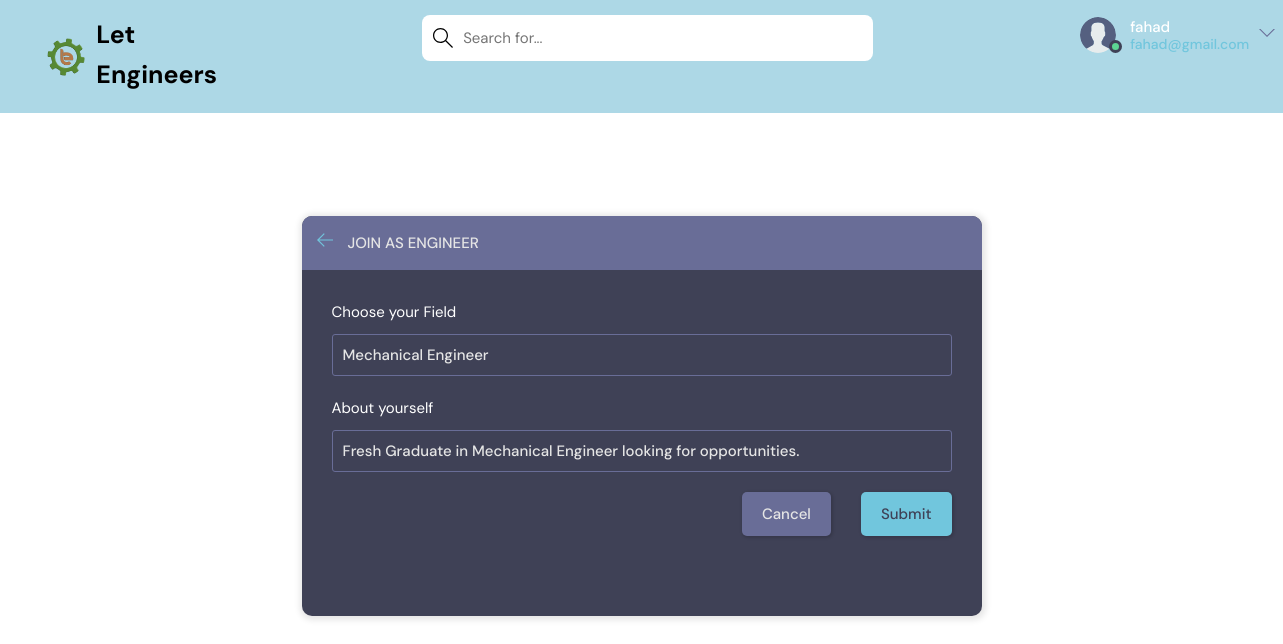
The app's page /update-room/3/ (signed in) with its own data.
### app1/models.py (models this page shows, shortened)
class Room(models.Model):
    host =  models.ForeignKey(User, on_delete=models.SET_NULL, null=True)
    topic = models.ForeignKey(Topic, on_delete=models.SET_NULL, null=True)
    name = models.CharField(max_length=200)
    description = models.TextField(null=True, blank=True)
    participants = models.ManyToManyField(User, related_name='participants', blank=True)
    updated =models.DateTimeField(auto_now=True)
    created = models.DateTimeField(auto_now_add=True)
    class Meta:
        ordering = ['-updated', '-created']

class Topic(models.Model):
    name = models.CharField(max_length=200)

### app1/views.py (the view, shortened to what this page needs)
# urls.py: path('update-room/<str:pk>/', views.updateRoom, name="update-room"),
@login_required(login_url='index')
def updateRoom(request, pk):
    room = Room.objects.get(id=pk)
    form = RoomForm(instance=room)
    topics = Topic.objects.all()
    if request.user != room.host:
        return HttpResponse('You are not allowed here!!')
    context = {'form': form, 'topics': topics, 'room': room}
    return render(request, 'home_pages/room_form.html', context)

### app1/forms.py
class RoomForm(ModelForm):
    class Meta:
        model = Room
        fields = '__all__'
        exclude = ['host', 'participants']

### app1/templates/home_pages/room_form.html (shortened to what this page needs)
{% extends 'home_pages/main.html' %}
{% block content %}
<main class="create-room layout">
    <div class="container">
      <div class="layout__box">
        <div class="layout__boxHeader">
          <div class="layout__boxTitle">
            <a href="{% url 'home' %}">
              <svg version="1.1" xmlns="http://www.w3.org/2000/svg" width="32" height="32" viewBox="0 0 32 32">
                <title>arrow-left</title>
                <path
                  d="M13.723 2.286l-13.723 13.714 13.719 13.714 1.616-1.611-10.96-10.96h27.625v-2.286h-27.625l10.965-10.965-1.616-1.607z">
                </path>
              </svg>
            </a>
            <h3>Join as Engineer</h3>
          </div>
        </div>
        <div class="layout__body">
          <form class="form" action="" method = "POST">
            <div class="form__group">
              <label for="room_topic">Choose your Field</label>
              <input required type="text" placeholder="Select one field" value="{{room.topic.name}}" name="topic" list="topic-list" />
            </div>
            <div class="form__group">
              <label for="room_name">About yourself</label>
              {{form.name}}
            </div>
            <div class="form__action">
              <a class="btn btn--dark" href="{% url 'home' %}">Cancel</a>
              <button class="btn btn--main" type="submit">Submit</button>
            </div>
          </form>
        </div>
      </div>
    </div>
  </main>
  {% endblock content %}

### app1/templates/home_pages/navbar.html (shortened to what this page needs)
{% load static %}
<!DOCTYPE html>
<html lang="en">
<head>
  <link rel="stylesheet" href="{% static 'home_pages/css/navbar.css' %}" />
</head>
<body>
  <header class="header header--loggedIn">
    <div class="container">
      <a href="{% url 'index' %}" class="header__logo">
        <img src="{% static 'images/icons/favicon.png' %}" />
        <h1>Let Engineers</h1>
      </a>
      <form class="header__search"method="GET" action="{% url 'home' %}" >
        <label>
          <input name="q" placeholder="Search for..." />
        </label>
      </form>
      <nav class="header__menu">
        {% if request.user.is_authenticated %}
        <div class="header__user">
          <a href="#">
            <div class="avatar avatar--medium active">
              <img src="{% static 'images/avatar.svg' %}" />
            </div>
            <p>{{request.user.username}}<span>{{request.user.email}}</span></p>
          </a>
          <button class="dropdown-button">
            <svg version="1.1" xmlns="http://www.w3.org/2000/svg" width="32" height="32" viewBox="0 0 32 32">
              <title>chevron-down</title>
              <path d="M16 21l-13-13h-3l16 16 16-16h-3l-13 13z"></path>
            </svg>
          </button>
        </div>
        {% else %}
        <a href="{% url 'login' %}">
          <img src="{% static 'images/avatar.svg' %}" />
          <p>Login</p>
        </a>
        {% endif %}
      </nav>
    </div>
  </header>
</body>
</html>

### static/home_pages/css/style.css (style rules this page uses)
:root { --color-main: #71c6dd; --color-main-light: #e1f6fb; --color-dark: #3f4156; --color-dark-medium: #51546e; --color-dark-light: #696d97; --color-light: #e5e5e5; --color-gray: #8b8b8b; --color-light-gray: #b2bdbd; --color-bg: #2d2d39; --color-success: #5dd693; --color-error: #fc4b0b; }
* { font-family: "DM Sans", -apple-system, BlinkMacSystemFont, "Segoe UI", Roboto, Oxygen, Ubuntu, Cantarell, "Open Sans", "Helvetica Neue", sans-serif; margin: 0; padding: 0; box-sizing: border-box; text-rendering: optimizeLegibility; font-size: inherit; }
html { font-size: 56.25%; }
@media only screen and (min-width: 1200px) { html { font-size: 62.5%; } }
body { line-height: 1.6; font-weight: 400; font-size: 1.5rem; color: white; background-color: white; min-height: 100vh; }
img { width: 100%; }
a { display: inline-block; color: var(--color-main); text-decoration: none; }
.container { max-width: 135rem; width: 95%; margin: auto; }
.btn { background-color: transparent; border: none; display: inline-flex; align-items: center; gap: 1rem; cursor: pointer; transition: all ease-in-out 0.3s; padding: 1rem 2rem; border-radius: 5px; box-shadow: 1px 1px 3px 1px rgba(0, 0, 0, 0.15); font-weight: 500; }
.btn--main { background-color: var(--color-main); color: var(--color-dark); }
.btn--dark { background-color: var(--color-dark-light); color: var(--color-light); }
.avatar { position: relative; display: inline-block; border-radius: 10%; border: 2px solid transparent; }
.avatar img { display: block; border-radius: 50%; object-fit: cover; object-position: center; }
.avatar::after { content: ""; display: block; position: absolute; background-color: var(--color-gray); z-index: 111; border-radius: 50%; border: 0.3rem solid var(--color-dark); }
.avatar.active::after { background-color: var(--color-success); }
.avatar.avatar--medium img { width: 3.6rem; height: 3.6rem; border-radius: 50%; }
.avatar.avatar--medium:after { width: 0.7rem; height: 0.7rem; bottom: 0px; right: -6px; }
.layout { margin-top: 3.4rem; }
.layout > .container { display: flex; justify-content: space-between; align-items: flex-start; }
.layout__box { width: 90%; max-width: 48rem; min-height: 40rem; position: absolute; top: 50%; left: 50%; transform: translate(-50%, -46%); background-color: var(--color-dark); border-radius: 1rem; box-shadow: 1px 1px 6px 3px rgba(0, 0, 0, 0.1); overflow: hidden; }
.layout__boxHeader { display: flex; padding: 1.5rem; background-color: var(--color-dark-light); }
.layout__boxTitle { display: flex; gap: 1.5rem; align-items: center; }
.layout__boxTitle h3 { text-transform: uppercase; font-weight: 500; color: var(--color-light); }
.layout__boxTitle svg { width: 1.6rem; height: 1.6rem; fill: var(--color-main); }
.layout__body { margin: 3rem; }
.form__group { margin-bottom: 2rem; width: 100%; }
.form__group label { display: block; font-size: 1.5rem; margin-bottom: 1rem; }
.form__group input, .form__group textarea, .form__group select { background: transparent; border: 1px solid var(--color-dark-light); padding: 1rem; border-radius: 3px; width: 100%; color: var(--color-light); font-weight: 500; outline: none; }
.form__action { display: flex; justify-content: flex-end; gap: 3rem; }
.create-room.layout .layout__box { max-width: 68rem; }

### static/home_pages/css/navbar.css (style rules this page uses)
.header { padding: 1.5rem; background-color: lightblue; }
.header > .container { display: flex; gap: 20.5rem; }
.header__logo, .header__user { display: flex; gap: 1rem; align-items: center; }
.header__logo > img { height: 4.0rem; width: 4.0rem; }
.header__logo > h1 { font-weight: 700; font-size: 2.5rem; color: black; padding-bottom: 0.3rem; }
.header__search > label { background-color: white; padding: 1.3rem 1rem; display: flex; align-items: center; gap: 1rem; border-radius: 8px; }
.header__search svg { fill: black; width: 2rem; height: 2rem; margin-left: 0.1rem; }
.header__search input { width: 40rem; background: transparent; border: none; outline: none; color: var(--color-light); }
.header__menu { margin-left: auto; position: relative; }
.header__menu a { display: flex; gap: 1.2rem; align-items: center; font-weight: 500; text-decoration: none; color:white; }
.header__menu img { height: 3.6rem; }
.header__menu p { line-height: 1.2; }
.header__menu span { color: var(--color-main); font-weight: 500; font-size: 1.4rem; display: block; }
.header__menu svg { width: 1.6rem; height: 1.6rem; fill: var(--color-dark-light); }
.dropdown-button { background: transparent; border: 0; outline: 0; cursor: pointer; }

### records on screen
Room: topic "Mechanical Engineer", name "Fresh Graduate in Mechanical Engineer looking for opportunities."

### other values on screen
{{ request.user.username }} "fahad"
{{ request.user.email }} "fahad@gmail.com"
